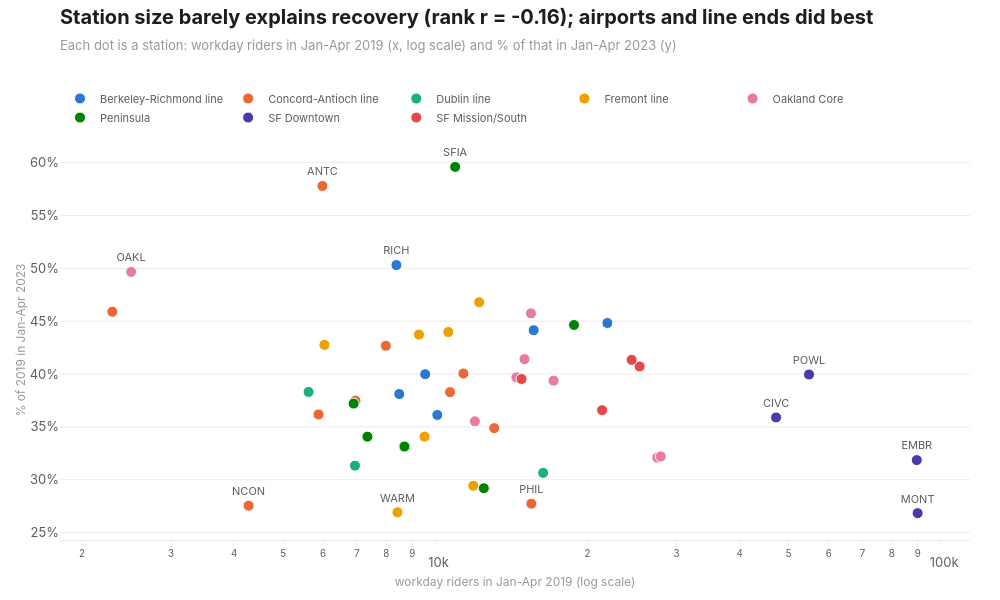

Source (notebook cell):
### Code cell
corridor_order = []
for corridor in stations_compared["corridor"]:
    if corridor not in corridor_order:
        corridor_order.append(corridor)
corridor_order.sort()

labelled = set()
for station in stations_compared.head(4)["station"]:
    labelled.add(station)
for station in stations_compared.tail(4)["station"]:
    labelled.add(station)
for station in stations_compared.sort_values("riders_2019").tail(4)["station"]:
    labelled.add(station)

fig = go.Figure()
for position, corridor in enumerate(corridor_order):
    rows = stations_compared[stations_compared["corridor"] == corridor]
    labels = []
    for station in rows["station"]:
        if station in labelled:
            labels.append(station)
        else:
            labels.append("")
    fig.add_trace(go.Scatter(
        x=rows["riders_2019"],
        y=rows["recovery_pct"],
        mode="markers+text",
        name=corridor,
        text=labels,
        textposition="top center",
        textfont=dict(size=11, color=viz.INK2),
        marker=dict(color=viz.SERIES[position], size=11, line=dict(color="white", width=1)),
        customdata=rows[["station", "name"]],
        hovertemplate="%{customdata[0]} %{customdata[1]}<br>%{x:,.0f} riders in 2019, %{y:.0f}% recovered<extra>%{fullData.name}</extra>",
    ))

fig.update_layout(hovermode="closest", legend=dict(font=dict(size=11)), margin=dict(t=140))
fig.update_xaxes(title_text="workday riders in Jan-Apr 2019 (log scale)", type="log")
fig.update_yaxes(title_text="% of 2019 in Jan-Apr 2023", ticksuffix="%")

title = f"Station size barely explains recovery (rank r = {size_correlation:.2f}); airports and line ends did best"
subtitle = "Each dot is a station: workday riders in Jan-Apr 2019 (x, log scale) and % of that in Jan-Apr 2023 (y)"
viz.titled(fig, title, subtitle)
viz.save(fig, "04_station_recovery", height=600)
fig

### Figure 1 — Plotly figure (JSON) as saved in the notebook; plotly's stock layout.template omitted (floating-point values rounded to 4 significant figures)
{"data": [{"customdata": [["ASHB", "Ashby"], ["NBRK", "North Berkeley"], ["PLZA", "El Cerrito Plaza"], ["DELN", "El Cerrito del Norte"], ["DBRK", "Downtown Berkeley"], ["RICH", "Richmond"]], "hovertemplate": "%{customdata[0]} %{customdata[1]}<br>%{x:,.0f} riders in 2019, %{y:.0f}% recovered<extra>%{fullData.name}</extra>", "marker": {"color": "#2a78d6", "line": {"color": "white", "width": 1}, "size": 11}, "mode": "markers+text", "name": "Berkeley-Richmond line", "text": ["", "", "", "", "", "RICH"], "textfont": {"color": "#5f5e5a", "size": 11}, "textposition": "top center", "type": "scatter", "x": [10090.0, 8487.0, 9550.0, 15650.0, 21900.0, 8378.0], "y": [36.13, 38.11, 39.99, 44.15, 44.83, 50.31]}, {"customdata": [["NCON", "North Concord/Martinez"], ["PHIL", "Pleasant Hill/Contra Costa Centre"], ["WCRK", "Walnut Creek"], ["ORIN", "Orinda"], ["LAFY", "Lafayette"], ["ROCK", "Rockridge"], ["CONC", "Concord"], ["PITT", "Pittsburg/Bay Point"], ["PCTR", "Pittsburg Center"], ["ANTC", "Antioch"]], "hovertemplate": "%{customdata[0]} %{customdata[1]}<br>%{x:,.0f} riders in 2019, %{y:.0f}% recovered<extra>%{fullData.name}</extra>", "marker": {"color": "#eb6834", "line": {"color": "white", "width": 1}, "size": 11}, "mode": "markers+text", "name": "Concord-Antioch line", "text": ["NCON", "PHIL", "", "", "", "", "", "", "", "ANTC"], "textfont": {"color": "#5f5e5a", "size": 11}, "textposition": "top center", "type": "scatter", "x": [4273.0, 15490.0, 13080.0, 5875.0, 6951.0, 10700.0, 11370.0, 7986.0, 2298.0, 5981.0], "y": [27.54, 27.73, 34.88, 36.17, 37.49, 38.29, 40.05, 42.68, 45.9, 57.8]}, {"customdata": [["DUBL", "Dublin/Pleasanton"], ["WDUB", "West Dublin/Pleasanton"], ["CAST", "Castro Valley"]], "hovertemplate": "%{customdata[0]} %{customdata[1]}<br>%{x:,.0f} riders in 2019, %{y:.0f}% recovered<extra>%{fullData.name}</extra>", "marker": {"color": "#1baf7a", "line": {"color": "white", "width": 1}, "size": 11}, "mode": "markers+text", "name": "Dublin line", "text": ["", "", ""], "textfont": {"color": "#5f5e5a", "size": 11}, "textposition": "top center", "type": "scatter", "x": [16350.0, 6937.0, 5616.0], "y": [30.65, 31.33, 38.3]}, {"customdata": [["WARM", "Warm Springs/South Fremont"], ["FRMT", "Fremont"], ["UCTY", "Union City"], ["SHAY", "South Hayward"], ["HAYW", "Hayward"], ["BAYF", "Bay Fair"], ["SANL", "San Leandro"]], "hovertemplate": "%{customdata[0]} %{customdata[1]}<br>%{x:,.0f} riders in 2019, %{y:.0f}% recovered<extra>%{fullData.name}</extra>", "marker": {"color": "#eda100", "line": {"color": "white", "width": 1}, "size": 11}, "mode": "markers+text", "name": "Fremont line", "text": ["WARM", "", "", "", "", "", ""], "textfont": {"color": "#5f5e5a", "size": 11}, "textposition": "top center", "type": "scatter", "x": [8417.0, 11890.0, 9524.0, 6035.0, 9284.0, 10610.0, 12210.0], "y": [26.92, 29.43, 34.08, 42.76, 43.73, 43.98, 46.8]}, {"customdata": [["19TH", "19th St Oakland"], ["12TH", "12th St Oakland City Center"], ["COLS", "Coliseum"], ["MCAR", "MacArthur"], ["LAKE", "Lake Merritt"], ["WOAK", "West Oakland"], ["FTVL", "Fruitvale"], ["OAKL", "Oakland Airport"]], "hovertemplate": "%{customdata[0]} %{customdata[1]}<br>%{x:,.0f} riders in 2019, %{y:.0f}% recovered<extra>%{fullData.name}</extra>", "marker": {"color": "#e87ba4", "line": {"color": "white", "width": 1}, "size": 11}, "mode": "markers+text", "name": "Oakland Core", "text": ["", "", "", "", "", "", "", "OAKL"], "textfont": {"color": "#5f5e5a", "size": 11}, "textposition": "top center", "type": "scatter", "x": [27490.0, 27920.0, 11980.0, 17140.0, 14470.0, 15010.0, 15460.0, 2503.0], "y": [32.09, 32.2, 35.53, 39.38, 39.69, 41.41, 45.74, 49.67]}, {"customdata": [["MLBR", "Millbrae"], ["COLM", "Colma"], ["SBRN", "San Bruno"], ["SSAN", "South San Francisco"], ["DALY", "Daly City"], ["SFIA", "SFO Airport"]], "hovertemplate": "%{customdata[0]} %{customdata[1]}<br>%{x:,.0f} riders in 2019, %{y:.0f}% recovered<extra>%{fullData.name}</extra>", "marker": {"color": "#008300", "line": {"color": "white", "width": 1}, "size": 11}, "mode": "markers+text", "name": "Peninsula", "text": ["", "", "", "", "", "SFIA"], "textfont": {"color": "#5f5e5a", "size": 11}, "textposition": "top center", "type": "scatter", "x": [12470.0, 8690.0, 7341.0, 6893.0, 18810.0, 10950.0], "y": [29.2, 33.14, 34.08, 37.21, 44.64, 59.61]}, {"customdata": [["MONT", "Montgomery St"], ["EMBR", "Embarcadero"], ["CIVC", "Civic Center/UN Plaza"], ["POWL", "Powell St"]], "hovertemplate": "%{customdata[0]} %{customdata[1]}<br>%{x:,.0f} riders in 2019, %{y:.0f}% recovered<extra>%{fullData.name}</extra>", "marker": {"color": "#4a3aa7", "line": {"color": "white", "width": 1}, "size": 11}, "mode": "markers+text", "name": "SF Downtown", "text": ["MONT", "EMBR", "CIVC", "POWL"], "textfont": {"color": "#5f5e5a", "size": 11}, "textposition": "top center", "type": "scatter", "x": [89960.0, 89620.0, 47220.0, 54850.0], "y": [26.84, 31.86, 35.89, 39.96]}, {"customdata": [["BALB", "Balboa Park"], ["GLEN", "Glen Park"], ["16TH", "16th St Mission"], ["24TH", "24th St Mission"]], "hovertemplate": "%{customdata[0]} %{customdata[1]}<br>%{x:,.0f} riders in 2019, %{y:.0f}% recovered<extra>%{fullData.name}</extra>", "marker": {"color": "#e34948", "line": {"color": "white", "width": 1}, "size": 11}, "mode": "markers+text", "name": "SF Mission/South", "text": ["", "", "", ""], "textfont": {"color": "#5f5e5a", "size": 11}, "textposition": "top center", "type": "scatter", "x": [21380.0, 14810.0, 25360.0, 24460.0], "y": [36.58, 39.53, 40.72, 41.34]}], "layout": {"height": 600, "hovermode": "closest", "legend": {"font": {"size": 11}}, "margin": {"t": 140}, "title": {"text": "<b>Station size barely explains recovery (rank r = -0.16); airports and line ends did best</b><br><span style='font-size:13px;color:#9a9993'>Each dot is a station: workday riders in Jan-Apr 2019 (x, log scale) and % of that in Jan-Apr 2023 (y)</span>"}, "width": 1000, "xaxis": {"title": {"text": "workday riders in Jan-Apr 2019 (log scale)"}, "type": "log"}, "yaxis": {"ticksuffix": "%", "title": {"text": "% of 2019 in Jan-Apr 2023"}}}}
